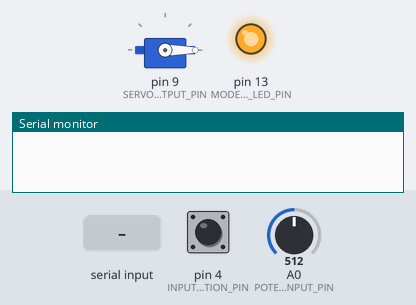
Recording of a sketch running on a simulated Arduino Uno, built with avr-gcc and run on an emulated ATmega328P. Parts: servo, output pins drawn as LEDs (lit = HIGH), the last lines printed to the serial monitor. Inputs (shaded band) come from the test bench; at power-on: pin 4 (INPUT_MODE_SELECTION_PIN) HIGH, A0 (POTENTIOMETER_INPUT_PIN) = 512.

Above: at 1.2 s.
1.3 s: "90,45\n" received over Serial
At 2.1 s:
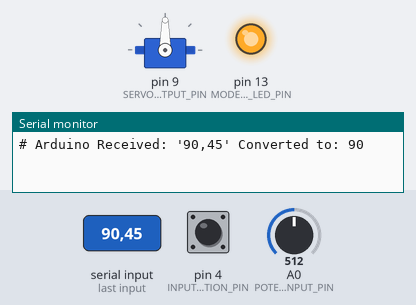
2.8 s: "200\n" received over Serial
At 3.3 s:
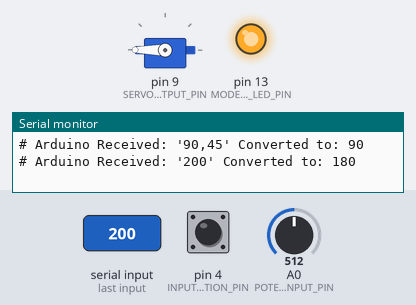
4.3 s: pin 4 (INPUT_MODE_SELECTION_PIN) pulled LOW for 0.15 s
At 5.5 s:
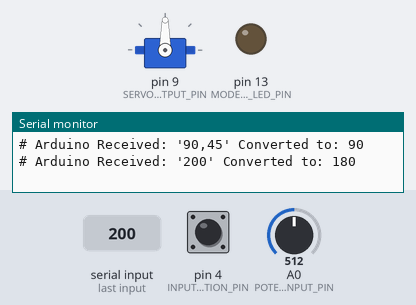
5.9 s: A0 (POTENTIOMETER_INPUT_PIN) set to 716
At 6.8 s:
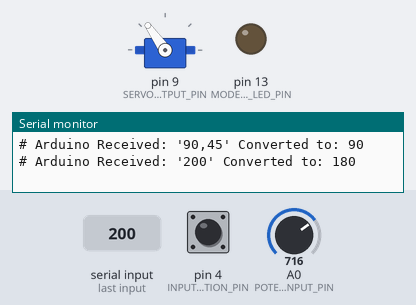
7.4 s: A0 (POTENTIOMETER_INPUT_PIN) set to 900
At 7.9 s:
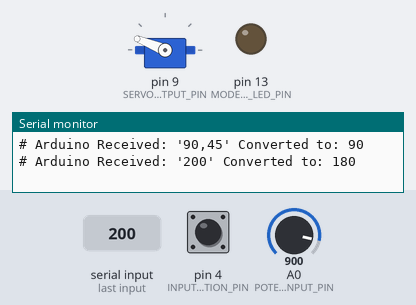
8.9 s: A0 (POTENTIOMETER_INPUT_PIN) set to 1023
At 10.3 s:
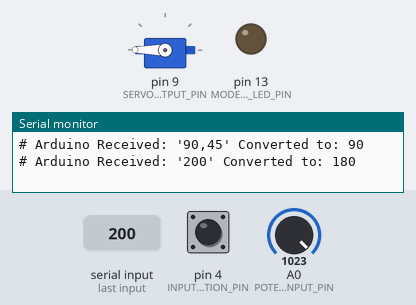
Timing chart, 0 to 11.4 s (numbered marks = the images above; inputs shaded):
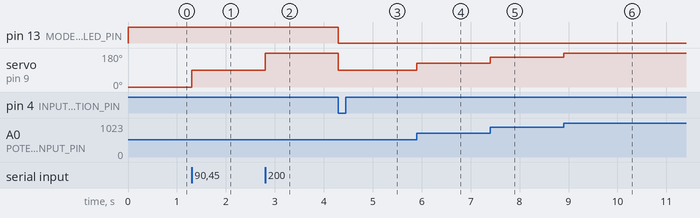

Measured:
- after the input at 1.3 s, servo on pin 9 (SERVO_OUTPUT_PIN): 0° → 90° at once
- after the input at 2.8 s, servo on pin 9 (SERVO_OUTPUT_PIN): 90° → 180° at once
- after the input at 4.3 s, pin 13 (MODE_INDICATOR_LED_PIN): HIGH → LOW at once; servo on pin 9 (SERVO_OUTPUT_PIN): 180° → 90° at once
- after the input at 5.9 s, servo on pin 9 (SERVO_OUTPUT_PIN): 90° → 125° at once
- after the input at 7.4 s, servo on pin 9 (SERVO_OUTPUT_PIN): 125° → 158° at once
- after the input at 8.9 s, servo on pin 9 (SERVO_OUTPUT_PIN): 158° → 180° at once

The sketch:

ServoPotWithSerialIn.ino
```cpp
/**
 * Control a servo motor angle with either a potentiometer input or serial input,
 * which is selectable by button input on Pin 4. If serial is selected, the
 * built-in LED turns on.
 *
 * The serial stream can either be an integer between 0 - 180 (inclusive) or a floating point
 * between [0, 1] (inclusive). The latter will be converted to an angle between 0 - 180
 * Each value must be terminated by end of line.
 *
 * See also our OLED version:
 * https://github.com/makeabilitylab/arduino/tree/master/Serial/ServoPotWithSerialInOLED
 *
 * See the Arduino servo library:
 * https://www.arduino.cc/reference/en/libraries/servo/
 *
 * By Jon E. Froehlich
 * @jonfroehlich
 * http://makeabilitylab.io
 *
 */
#include <Servo.h>

const int INPUT_MODE_SELECTION_PIN = 4;
const int MODE_INDICATOR_LED_PIN = LED_BUILTIN;
const int POTENTIOMETER_INPUT_PIN = A0;
const int SERVO_OUTPUT_PIN = 9;
const int MAX_ANALOG_VAL = 1023;

const int MIN_SERVO_ANGLE = 0;
const int MAX_SERVO_ANGLE = 180;

Servo _servo;

enum ServoInputMode {
  POTENTIOMETER_INPUT,
  SERIAL_INPUT,
  NUM_INPUT_MODES
};

ServoInputMode _servoInputMode = SERIAL_INPUT;
int _lastModeSelectionButtonVal = HIGH;

int _serialServoAngle = -1;

void setup()
{
  Serial.begin(115200);
  pinMode(INPUT_MODE_SELECTION_PIN, INPUT_PULLUP);
  pinMode(MODE_INDICATOR_LED_PIN, OUTPUT);

  _servo.attach(SERVO_OUTPUT_PIN);
}

void loop()
{
  // Check input mode for servo motor position: either potentiometer or serial
  int modeSelectionButtonVal = digitalRead(INPUT_MODE_SELECTION_PIN);
  if(modeSelectionButtonVal == LOW && modeSelectionButtonVal != _lastModeSelectionButtonVal){
    _servoInputMode = (ServoInputMode)(_servoInputMode + 1);

    if(_servoInputMode >= NUM_INPUT_MODES){
      _servoInputMode = POTENTIOMETER_INPUT;
    }
  }
  _lastModeSelectionButtonVal = modeSelectionButtonVal;

  // Set indicator light
  if(_servoInputMode == SERIAL_INPUT){
    digitalWrite(MODE_INDICATOR_LED_PIN, HIGH);
  }else{
    digitalWrite(MODE_INDICATOR_LED_PIN, LOW);
  }

  // Check if serial data exists, if so read it in
  if(Serial.available() > 0){
    // Read data off the serial port until we get to the endline delimeter ('\n')
    // Store all of this data into a string
    String rcvdSerialData = Serial.readStringUntil('\n');

    // We accept either integers between 0 and 180 or floats. Floats must always
    // have a period.
    int indexOfDecimal = rcvdSerialData.indexOf('.');
    if(indexOfDecimal != -1){
      float serialServoAngleF = rcvdSerialData.toFloat();
      _serialServoAngle = MIN_SERVO_ANGLE + (int)(serialServoAngleF * (MAX_SERVO_ANGLE - MIN_SERVO_ANGLE));
    }else{
      _serialServoAngle = rcvdSerialData.toInt();
    }

    _serialServoAngle = constrain(_serialServoAngle, MIN_SERVO_ANGLE, MAX_SERVO_ANGLE);

    // Echo back data
    Serial.print("# Arduino Received: '");
    Serial.print(rcvdSerialData);
    Serial.print("' Converted to: ");
    Serial.println(_serialServoAngle);
  }

  // Read pot value and conver to servo angle
  int potVal = analogRead(POTENTIOMETER_INPUT_PIN);
  int potServoAngle = map(potVal, 0, MAX_ANALOG_VAL, MIN_SERVO_ANGLE, MAX_SERVO_ANGLE);

  // Set servo angle either based on pot value or serial value
  if(_servoInputMode == POTENTIOMETER_INPUT){
    _servo.write(potServoAngle);
  }else{
    _servo.write(_serialServoAngle);
  }
}
```
